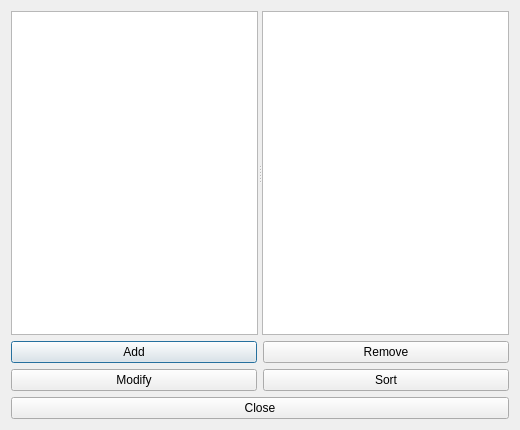
<?xml version="1.0" encoding="UTF-8"?>
<ui version="4.0">
 <class>BuildingsForm_template</class>
 <widget class="QDialog" name="BuildingsForm_template">
  <property name="geometry">
   <rect>
    <x>0</x>
    <y>0</y>
    <width>520</width>
    <height>430</height>
   </rect>
  </property>
  <property name="windowTitle">
   <string extracomment="The dialog to list all buildings">Buildings</string>
  </property>
  <layout class="QGridLayout" name="gridLayout">
   <item row="0" column="0">
    <widget class="QSplitter" name="splitter">
     <property name="sizePolicy">
      <sizepolicy hsizetype="Expanding" vsizetype="Expanding">
       <horstretch>0</horstretch>
       <verstretch>0</verstretch>
      </sizepolicy>
     </property>
     <property name="orientation">
      <enum>Qt::Horizontal</enum>
     </property>
     <widget class="QListWidget" name="buildingsListWidget"/>
     <widget class="QPlainTextEdit" name="currentBuildingTextEdit"/>
    </widget>
   </item>
   <item row="1" column="0">
    <layout class="QVBoxLayout" name="verticalLayout">
     <item>
      <layout class="QHBoxLayout" name="horizontalLayout">
       <item>
        <widget class="QPushButton" name="addBuildingPushButton">
         <property name="text">
          <string>Add</string>
         </property>
        </widget>
       </item>
       <item>
        <widget class="QPushButton" name="removeBuildingPushButton">
         <property name="text">
          <string>Remove</string>
         </property>
        </widget>
       </item>
      </layout>
     </item>
     <item>
      <layout class="QHBoxLayout" name="horizontalLayout_2">
       <item>
        <widget class="QPushButton" name="modifyBuildingPushButton">
         <property name="text">
          <string>Modify</string>
         </property>
        </widget>
       </item>
       <item>
        <widget class="QPushButton" name="sortBuildingsPushButton">
         <property name="text">
          <string>Sort</string>
         </property>
        </widget>
       </item>
      </layout>
     </item>
     <item>
      <widget class="QPushButton" name="closePushButton">
       <property name="text">
        <string>Close</string>
       </property>
      </widget>
     </item>
    </layout>
   </item>
  </layout>
 </widget>
 <layoutdefault spacing="6" margin="11"/>
 <resources/>
 <connections/>
</ui>
